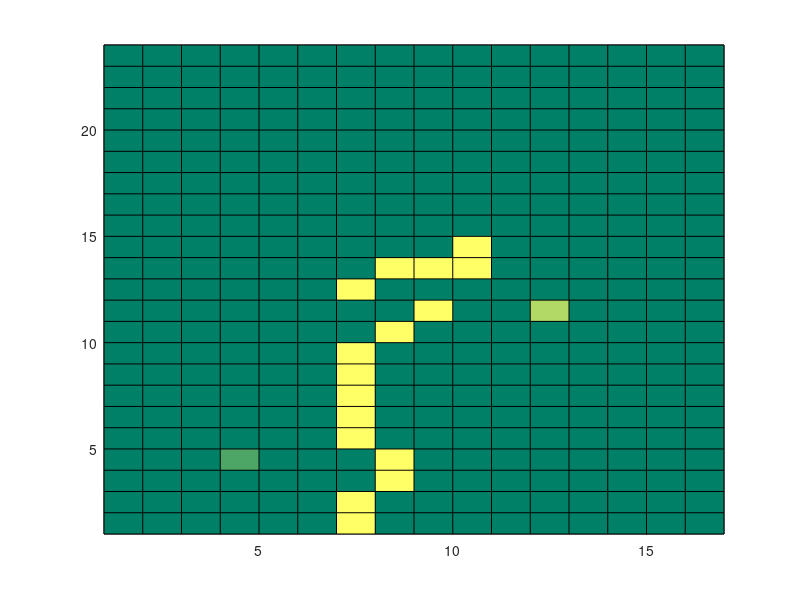
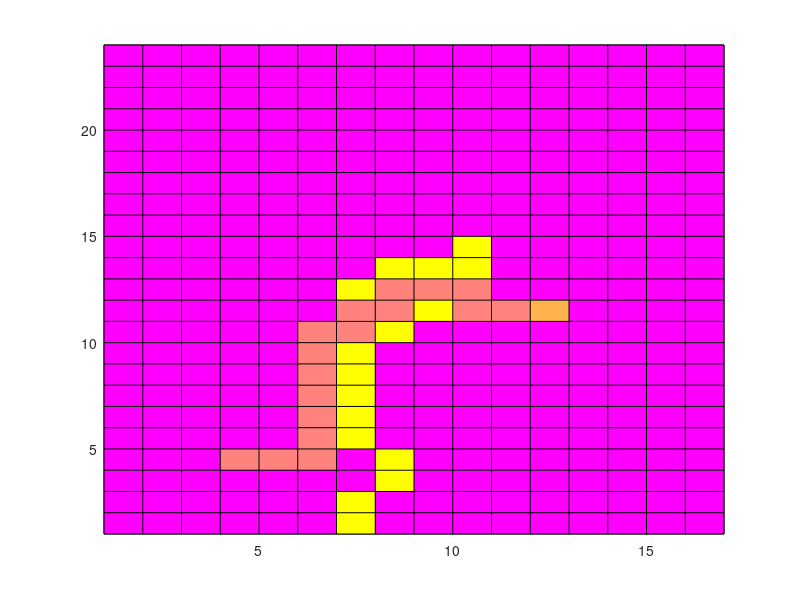

The MATLAB script that drew these images, in order:
clear;
clc;
clf;
figure(1);
map =[
0	0	0	0	0	0	1	0	0	0	0	0	0	0	0	0	0
0	0	0	0	0	0	1	0	0	0	0	0	0	0	0	0	0
0	0	0	0	0	0	0	1	0	0	0	0	0	0	0	0	0
0	0	0	.3	0	0	0	1	0	0	0	0	0	0	0	0	0
0	0	0	0	0	0	1	0	0	0	0	0	0	0	0	0	0
0	0	0	0	0	0	1	0	0	0	0	0	0	0	0	0	0
0	0	0	0	0	0	1	0	0	0	0	0	0	0	0	0	0
0	0	0	0	0	0	1	0	0	0	0	0	0	0	0	0	0
0	0	0	0	0	0	1	0	0	0	0	0	0	0	0	0	0
0	0	0	0	0	0	0	1	0	0	0	0	0	0	0	0	0
0	0	0	0	0	0	0	0	1	0	0	.7	0	0	0	0	0
0	0	0	0	0	0	1	0	0	0	0	0	0	0	0	0	0
0	0	0	0	0	0	0	1	1	1	0	0	0	0	0	0	0
0	0	0	0	0	0	0	0	0	1	0	0	0	0	0	0	0
0	0	0	0	0	0	0	0	0	0	0	0	0	0	0	0	0
0	0	0	0	0	0	0	0	0	0	0	0	0	0	0	0	0
0	0	0	0	0	0	0	0	0	0	0	0	0	0	0	0	0
0	0	0	0	0	0	0	0	0	0	0	0	0	0	0	0	0
0	0	0	0	0	0	0	0	0	0	0	0	0	0	0	0	0
0	0	0	0	0	0	0	0	0	0	0	0	0	0	0	0	0
0	0	0	0	0	0	0	0	0	0	0	0	0	0	0	0	0
0	0	0	0	0	0	0	0	0	0	0	0	0	0	0	0	0
0	0	0	0	0	0	0	0	0	0	0	0	0	0	0	0	0
0	0	0	0	0	0	0	0	0	0	0	0	0	0	0	0	0
];
pcolor(map)
colormap summer
[row,col] = size(map);
[start_px,start_py] = find(map == .3);
[end_px,end_py] = find(map == .7);

close = struct([]); 
closelen = 0;
open = struct([]); 
openlen = 0;

%% 将起点添加到open列表
open(1).row = start_px;
open(1).col = start_py;
open(1).g = 0;
open(1).h = abs(end_py - start_py) + abs(end_px - start_px);
openlen = openlen + 1;
%% 四种运动格式
sport = [0,1;0,-1;-1,0;1,0];
backNum = 0;
prev = [];
while openlen > 0
    %% 获取代价最小的值
    for i = 1:openlen
        f(i,:) = [i,open(i).g + open(i).h];       
    end
    f1 = sortrows(f,2);
    current = open(f1(1));
    choose = 0;
    chooseArr = [];
    %% 回溯将走过的点标记出来
     if current.row == end_px && current.col == end_py
         i = 1;
         while(i<=size(prev,1))
             if prev(i,3) == current.row && prev(i,4) == current.col
                 choose = choose +1;
                 chooseArr(choose,1) = prev(i,1);
                 chooseArr(choose,2) = prev(i,2);
                 current.row =  prev(i,1);
                 current.col =  prev(i,2);
                 i = 1;
             else
                 i = i + 1;
             end
         end      
         for j = 1: size(chooseArr,1)
                map(chooseArr(j,1),chooseArr(j,2)) = 0.5;
         end
         figure(2);
         pcolor(map);
         colormap spring;
         return;         
     end
     closelen = closelen + 1;
     close(closelen).row = open(f1(1)).row;
     close(closelen).col = open(f1(1)).col;
     close(closelen).g = open(f1(1)).g;
     close(closelen).h = open(f1(1)).h;   
     open(f1(1)) = [];
     openlen = openlen -1;     
    for i = 1:4
        dimNormal = all([current.row,current.col]+sport(i,:)>0) ...
            && current.row+sport(i,1)<=row && current.col+sport(i,2)<=col;
        neighbor.row = current.row + sport(i,1);
        neighbor.col = current.col + sport(i,2);
        neighbor.g = abs(start_px - neighbor.row) + abs(start_py - neighbor.col);
        neighbor.h = abs(end_px - neighbor.row) + abs(end_py - neighbor.col);
    
       
        if dimNormal
            inCloseFlag = 0; 
            if closelen ==0
            else
                for j = 1:closelen
                    if close(j).row == neighbor.row && close(j).col ==neighbor.col
                        inCloseFlag = 1;
                        break;
                    end
                end
            end
        
            if inCloseFlag
                continue;
            end
            
            temp_g = current.g + abs(current.row - neighbor.row) + abs(current.col - neighbor.col);
            inOpenFlag = 0;
            for j =1:openlen
                if open(j).row == neighbor.row && open(j).col ==neighbor.col
                    inOpenFlag = 1;
                    break;
                end
            end        
            if ~inOpenFlag && map(neighbor.row,neighbor.col) ~= 1
                openlen = openlen + 1;
                open(openlen).row = neighbor.row;
                open(openlen).col = neighbor.col;
                open(openlen).g = abs(start_px - neighbor.row) + abs(start_py - neighbor.col);
                open(openlen).h = abs(end_px - neighbor.row) + abs(end_py - neighbor.col);               
            elseif temp_g >= neighbor.g
                continue;
            end
                backNum = backNum +1;
                prev(backNum,:) = [current.row ,current.col,neighbor.row ,neighbor.col];
                neighbor.g = temp_g;            
        else
            continue;
        end
    end     
end



